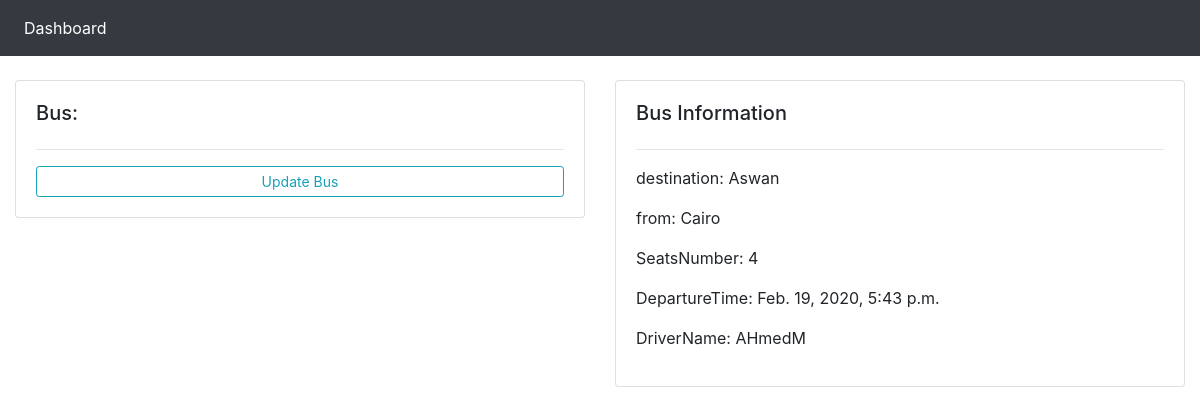
/bus/4/, run on the app's committed database.
### BusDriver/models.py (models this page shows, shortened)
class Bus(models.Model):
    origin = models.CharField(max_length=20)
    destination = models.CharField(max_length=20)
    SeatsNumber = models.IntegerField()
    PreservedSeats = models.IntegerField(default=0,editable=False)
    isFull = models.BooleanField(default=False,editable=False,blank=True,null=True)
    DepartureTime = models.DateTimeField(null=True,blank=True)
    drivername = models.ForeignKey(Driver,on_delete=models.CASCADE,null=True)

class Driver(models.Model):
    name = models.CharField(max_length=50)
    address = models.CharField(max_length=100,blank=True,null=True)
    phone = models.CharField(max_length=12,null=True,blank=True)
    age = models.IntegerField(blank=True,null=True)

### BusDriver/views.py (the view)
# urls.py: path('bus/<int:pk>/', views.bus, name='bus-page'),
def bus(request,pk):
    bus = Bus.objects.get(id = pk)
    context = {
        'bus':bus
    }
    return render(request,'BusDriver/Bus.html',context)

### BusDriver/templates/BusDriver/Bus.html
{%  extends 'BusDriver/main.html' %}
{% block content %}
	<br>
<div class="row">
	<div class="col-md">
		<div class="card card-body">
			<h5>Bus:</h5>
			<hr>
			<a class="btn btn-outline-info  btn-sm btn-block" href="">Update Bus</a>
		</div>
	</div>
	<div class="col-md">
		<div class="card card-body">
			<h5>Bus Information</h5>
			<hr>
			<p>destination: {{bus.destination}}</p>
			<p>from: {{bus.origin}}</p>
			<p>SeatsNumber: {{bus.SeatsNumber}}</p>
			<p>DepartureTime: {{bus.DepartureTime}}</p>
			<p>DriverName: {{bus.drivername.name}}</p>
		</div>
	</div>
</div>
{% endblock %}

### data on the page
Bus: destination "Aswan", origin "Cairo", SeatsNumber "4", DepartureTime "Feb. 19, 2020, 5:43 p.m.", drivername.name "AHmedM"
